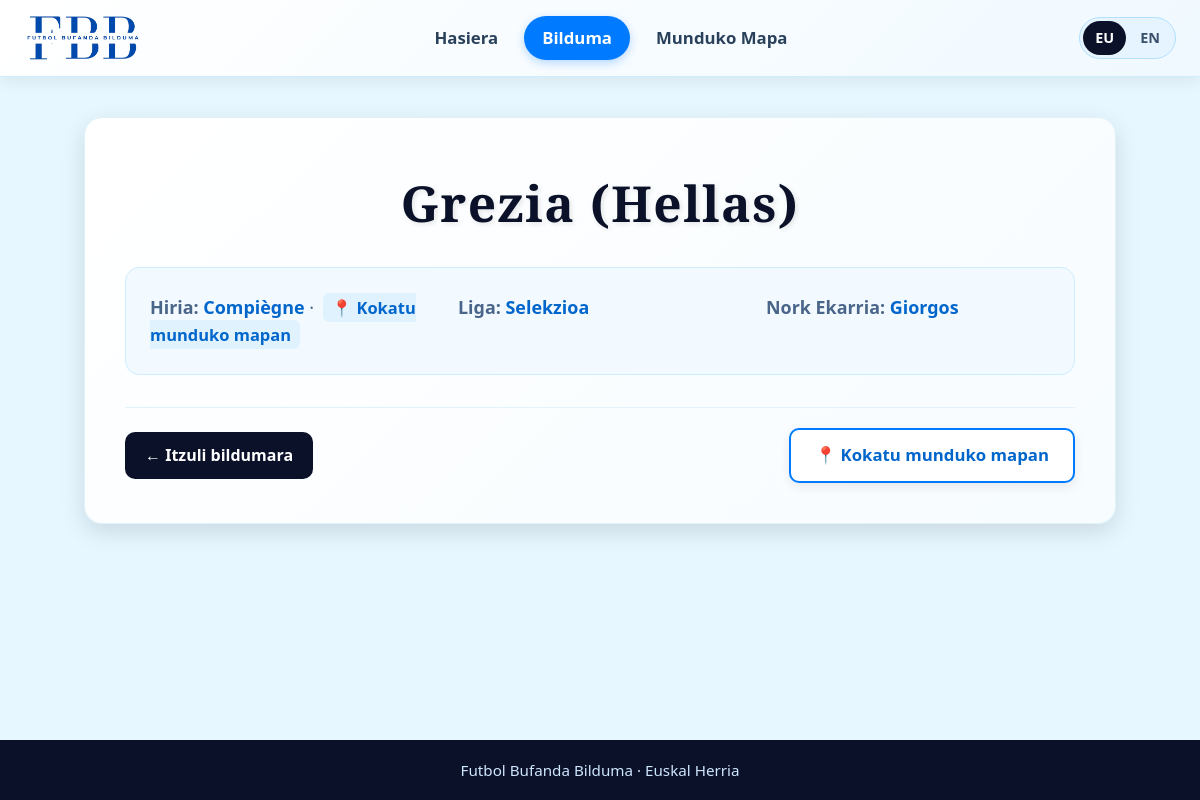
/bufanda/53, run on the app's committed database.
### tables this page shows
CREATE TABLE bufandas ("ZENBAKIA" INTEGER PRIMARY KEY, "TALDEA" TEXT, "NONDIK" TEXT, "NONDIK X" REAL, "NONDIK Y" REAL, "LIGA" TEXT, "LIGA_EN" TEXT, "NORK" TEXT, "NOIZ" TEXT, "BESTE" TEXT, "BESTE_EN" TEXT, "main_image" TEXT, "image_1" TEXT, "image_2" TEXT, "image_3" TEXT);

### app.py (the view)
@app.route('/bufanda/<int:bufanda_id>')
def bufanda_detalle(bufanda_id):
    lang = getattr(g, 'lang', 'eu')
    t = TRANSLATIONS.get(lang, TRANSLATIONS['eu'])
    conn = get_db_connection()
    bufanda = conn.execute('SELECT * FROM bufandas WHERE ZENBAKIA = ?', (bufanda_id,)).fetchone()
    conn.close()
    if bufanda is None:
        return t['not_found'], 404
    valid_imgs = get_existing_scarf_images(bufanda)
    return render_template('detalle_bufanda.html', bufanda=bufanda, valid_imgs=valid_imgs)

### app.py (called while the page is built, shortened)
def format_league_display(liga_val, lang='eu'):
    if not liga_val:
        return ''
    text = str(liga_val).strip()
    if not text or text.lower() == 'nan':
        return ''
    if lang == 'en':
        return LEAGUE_MAP_EN.get(text, text)
    return text

def format_story_display(bufanda, lang='eu'):
    if not bufanda:
        return ''
    if isinstance(bufanda, str):
        text = bufanda.strip()
        return '' if not text or text.lower() == 'nan' else text
    keys = set(bufanda.keys())
    raw_eu = bufanda['BESTE'] if 'BESTE' in keys else ''
    eu_text = str(raw_eu).strip() if raw_eu is not None else ''
    if not eu_text or eu_text.lower() == 'nan':
        return ''

def get_db_connection():
    conn = sqlite3.connect(DATABASE)
    conn.row_factory = sqlite3.Row
    return conn

def get_existing_scarf_images(bufanda):
    if not bufanda:
        return []
    images_dir = os.path.join(app.static_folder, 'images')
    img_cols = ['main_image', 'image_1', 'image_2', 'image_3', 'image_4', 'image_5']
    available_keys = set(bufanda.keys())
    valid_imgs = []
    seen = set()
    for col in img_cols:
        if col not in available_keys:
            continue
        raw_val = bufanda[col]
        if not raw_val:
            continue
        img_name = str(raw_val).strip()
        if not img_name or img_name.lower() == 'nan' or img_name in seen:
            continue
        if os.path.basename(img_name) != img_name:
            continue
        if os.path.isfile(os.path.join(images_dir, img_name)):
            valid_imgs.append(img_name)
            seen.add(img_name)
    return valid_imgs

def cargar_o_seleccionar_bufanda_del_dia():
    bufanda_zenbakia_del_dia = None
    conn = get_db_connection()
    try:
        today = date.today()
        cursor = conn.cursor()
        cursor.execute("SELECT ZENBAKIA FROM bufandas ORDER BY ZENBAKIA")
        zenbakiak_disponibles = [row[0] for row in cursor.fetchall()]
        if zenbakiak_disponibles:
            rng = random.Random(today.isoformat())
            bufanda_zenbakia_del_dia = rng.choice(zenbakiak_disponibles)
            return conn.execute(
                'SELECT * FROM bufandas WHERE ZENBAKIA = ?',
                (bufanda_zenbakia_del_dia,)
            ).fetchone()
    finally:
        conn.close()
    return None

### templates/detalle_bufanda.html (shortened to what this page needs)
{% extends "base.html" %}
{% block content %}
<div class="detail-container">
    <h1>{{ bufanda.TALDEA }}</h1>
    <div class="detail-meta-grid">
        {% if bufanda.NONDIK %}
        <p>
            <strong>{{ t['detail_city'] }}:</strong>
            <a href="{{ url_for('bilduma', search_field='NONDIK', search_query=bufanda.NONDIK) }}">{{ bufanda.NONDIK }}</a>
            {% if bufanda['NONDIK X'] is not none and bufanda['NONDIK Y'] is not none %}
                · <a href="{{ url_for('mapa', zenbakia=bufanda.ZENBAKIA) }}" class="map-inline-link">📍 {{ t['detail_view_on_map'] }}</a>
            {% endif %}
        </p>
        {% endif %}
        {% if bufanda.LIGA %}
        {% set liga_display = format_league(bufanda.LIGA) %}
        <p>
            <strong>{{ t['detail_league'] }}:</strong>
            <a href="{{ url_for('bilduma', search_field='LIGA', search_query=liga_display) }}">{{ liga_display }}</a>
        </p>
        {% endif %}
        {% if bufanda.NORK %}
        <p>
            <strong>{{ t['detail_who'] }}:</strong>
            <a href="{{ url_for('bilduma', search_field='NORK', search_query=bufanda.NORK) }}">{{ bufanda.NORK }}</a>
        </p>
        {% endif %}
    </div>
    {% set story_display = format_story(bufanda) %}
    <div class="detail-footer-actions">
        <a href="{{ url_for('bilduma') }}" class="back-link">{{ t['back_to_collection'] }}</a>
        {% if bufanda['NONDIK X'] is not none and bufanda['NONDIK Y'] is not none %}
        <a href="{{ url_for('mapa', zenbakia=bufanda.ZENBAKIA) }}" class="btn-secondary">📍 {{ t['detail_view_on_map'] }}</a>
        {% endif %}
    </div>
</div>
{% endblock %}

### static/css/style.css (style rules this page uses)
body { font-family: 'Segoe UI', 'Arial', sans-serif; margin: 0; background-color: #e6f7ff; color: #3a506b; line-height: 1.6; min-height: 100vh; display: flex; flex-direction: column; }
h1 { font-family: 'Playfair Display', serif; text-align: center; color: #0a1128; font-size: 3.1em; margin-top: 32px; margin-bottom: 24px; letter-spacing: 1.5px; text-shadow: 2px 2px 5px rgba(0, 0, 0, 0.1); font-weight: 700; }
.btn-primary, .btn-secondary, .btn-secondary-sm, .btn-clear { display: inline-flex; align-items: center; justify-content: center; text-decoration: none; font-weight: 700; border-radius: 10px; transition: transform 0.2s ease, box-shadow 0.2s ease, background-color 0.2s ease; cursor: pointer; }
.btn-secondary { background-color: #ffffff; color: #0a1128; padding: 12px 24px; font-size: 1.05em; border: 2px solid #007bff; box-shadow: 0 4px 12px rgba(10, 17, 40, 0.08); }
.detail-container { max-width: 950px; margin: 40px auto 56px auto; background-color: #ffffff; padding: 40px; border-radius: 18px; box-shadow: 0 8px 25px rgba(0, 0, 0, 0.12); border: 1px solid #e0f2f7; background: linear-gradient(135deg, #ffffff, #f7fcff); }
.detail-container h1 { margin-bottom: 24px; margin-top: 6px; }
.detail-meta-grid { display: grid; grid-template-columns: repeat(auto-fit, minmax(260px, 1fr)); gap: 10px 24px; background: #f2faff; border: 1px solid #cceeff; border-radius: 14px; padding: 20px 24px; margin-bottom: 20px; }
.detail-container p { font-size: 1.12em; color: #4a658a; margin: 6px 0; line-height: 1.5; }
.detail-container a { color: #0066cc; text-decoration: none; font-weight: 600; }
.map-inline-link { font-size: 0.92em; background: #e0f2fe; padding: 3px 9px; border-radius: 6px; margin-left: 4px; }
.detail-footer-actions { margin-top: 32px; padding-top: 20px; border-top: 1px solid #e0f2fe; display: flex; align-items: center; justify-content: space-between; flex-wrap: wrap; gap: 14px; }
.back-link { display: inline-block; padding: 11px 20px; background-color: #0a1128; color: #ffffff !important; border-radius: 10px; text-decoration: none !important; font-weight: 700; transition: background-color 0.2s ease; }

### data on the page
bufandas: TALDEA "Grezia (Hellas)", NONDIK "Compiègne", LIGA "Selekzioa", NORK "Giorgos"

### other printed values
{{ t['nav_home'] }} "Hasiera"
{{ t['nav_collection'] }} "Bilduma"
{{ t['nav_map'] }} "Munduko Mapa"
{{ t['detail_city'] }} "Hiria"
{{ t['detail_view_on_map'] }} "Kokatu munduko mapan"
{{ t['detail_league'] }} "Liga"
{{ t['detail_who'] }} "Nork Ekarria"
{{ t['back_to_collection'] }} "← Itzuli bildumara"
{{ t['footer_text'] }} "Futbol Bufanda Bilduma · Euskal Herria"
